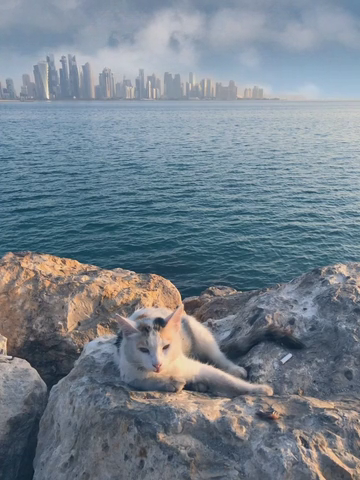
#> input picture frame 84 of Inflearn_Basic_OpenCV/video.mp4, 360 x 480 px, given in place of city.mp4, which was not available
$ jupyter execute '19. 퀴즈.ipynb'   (text cells are left out)
#> lines starting #> are read from the running program, lines starting #| are printed output that depends on the picture
[cell 1]
import cv2
cap = cv2.VideoCapture('city.mp4')
fourcc = cv2.VideoWriter_fourcc(*'DIVX')
width = round(cap.get(cv2.CAP_PROP_FRAME_WIDTH))
height = round(cap.get(cv2.CAP_PROP_FRAME_HEIGHT))
fps = cap.get(cv2.CAP_PROP_FPS)

out = cv2.VideoWriter('city_output.avi', fourcc, fps * 4, (height, width))

while cap.isOpened():
    ret, frame = cap.read()
#> frame is the input picture: shape (480, 360, 3); mean B, G, R 140.8, 130.1, 118.1
    if not ret:
        break

    rotate_frame = cv2.rotate(frame, cv2.ROTATE_90_COUNTERCLOCKWISE) # 시계 반대 방향으로 90도 회전
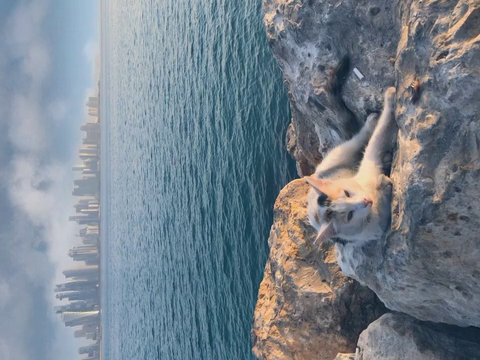
#> rotate_frame: shape (360, 480, 3); mean B, G, R 140.8, 130.1, 118.1
    out.write(rotate_frame)
    cv2.imshow('video', frame)

    if cv2.waitKey(1) == ord('q'):
#> (key q is pressed here)
        break

out.release()
cv2.waitKey(0)
cv2.destroyAllWindows()


$ run again, starting later in the video
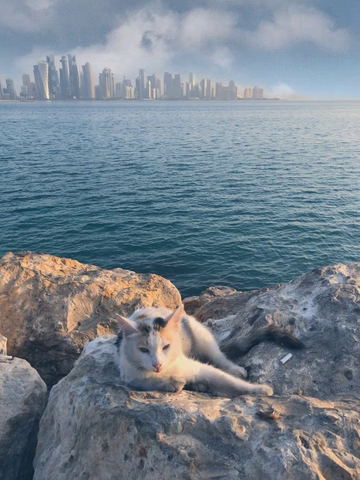
#> input picture frame 378 of Inflearn_Basic_OpenCV/video.mp4, 360 x 480 px, given in place of city.mp4, which was not available
#> frame is the input picture: shape (480, 360, 3); mean B, G, R 140.8, 130.1, 118.2
#> `rotate_frame = cv2.rotate(frame, cv2.ROTATE_90_COUNTERCLOCKWISE)`:
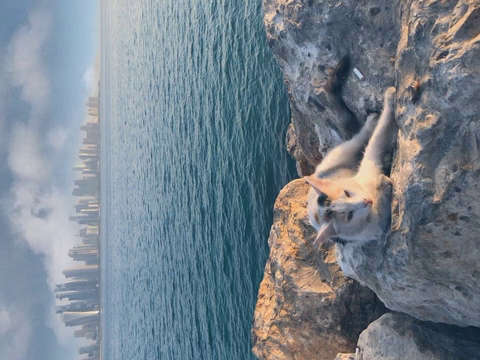
#> rotate_frame: shape (360, 480, 3); mean B, G, R 140.8, 130.1, 118.2
